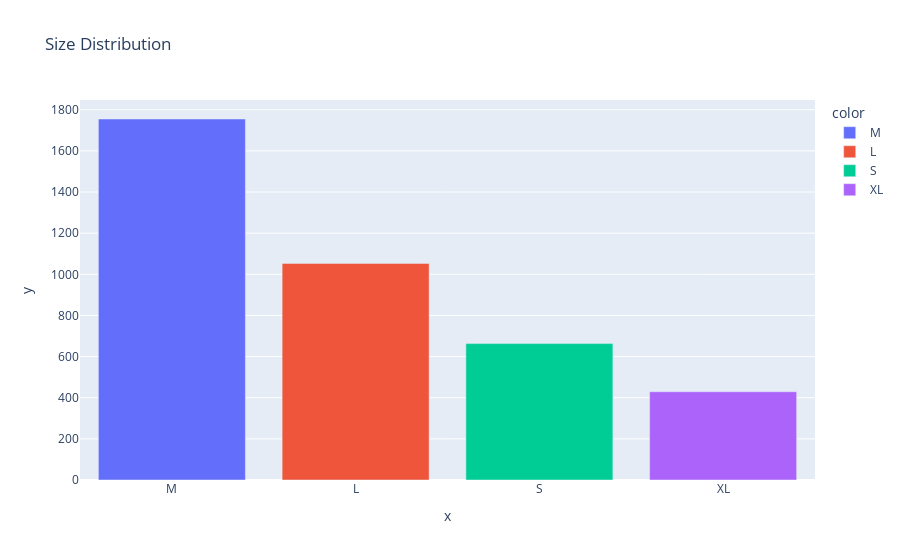

The notebook cell this image was saved under:
### Code cell
size_counts = df["Size"].value_counts()
fig = px.bar(x=size_counts.index, y=size_counts.values, labels=size_counts.index, color = size_counts.index ,title='Size Distribution')
fig.show()

### Figure 1 — Plotly figure (JSON) as saved in the notebook; plotly's stock layout.template omitted (floating-point values rounded to 4 significant figures)
{"data": [{"alignmentgroup": "True", "hovertemplate": "color=M<br>x=%{x}<br>y=%{y}<extra></extra>", "legendgroup": "M", "marker": {"color": "#636efa", "pattern": {"shape": ""}}, "name": "M", "offsetgroup": "M", "orientation": "v", "showlegend": true, "textposition": "auto", "type": "bar", "x": ["M"], "xaxis": "x", "y": [1755], "yaxis": "y"}, {"alignmentgroup": "True", "hovertemplate": "color=L<br>x=%{x}<br>y=%{y}<extra></extra>", "legendgroup": "L", "marker": {"color": "#EF553B", "pattern": {"shape": ""}}, "name": "L", "offsetgroup": "L", "orientation": "v", "showlegend": true, "textposition": "auto", "type": "bar", "x": ["L"], "xaxis": "x", "y": [1053], "yaxis": "y"}, {"alignmentgroup": "True", "hovertemplate": "color=S<br>x=%{x}<br>y=%{y}<extra></extra>", "legendgroup": "S", "marker": {"color": "#00cc96", "pattern": {"shape": ""}}, "name": "S", "offsetgroup": "S", "orientation": "v", "showlegend": true, "textposition": "auto", "type": "bar", "x": ["S"], "xaxis": "x", "y": [663], "yaxis": "y"}, {"alignmentgroup": "True", "hovertemplate": "color=XL<br>x=%{x}<br>y=%{y}<extra></extra>", "legendgroup": "XL", "marker": {"color": "#ab63fa", "pattern": {"shape": ""}}, "name": "XL", "offsetgroup": "XL", "orientation": "v", "showlegend": true, "textposition": "auto", "type": "bar", "x": ["XL"], "xaxis": "x", "y": [429], "yaxis": "y"}], "layout": {"barmode": "relative", "legend": {"title": {"text": "color"}, "tracegroupgap": 0}, "title": {"text": "Size Distribution"}, "xaxis": {"anchor": "y", "domain": [0, 1], "title": {"text": "x"}}, "yaxis": {"anchor": "x", "domain": [0, 1], "title": {"text": "y"}}}}
